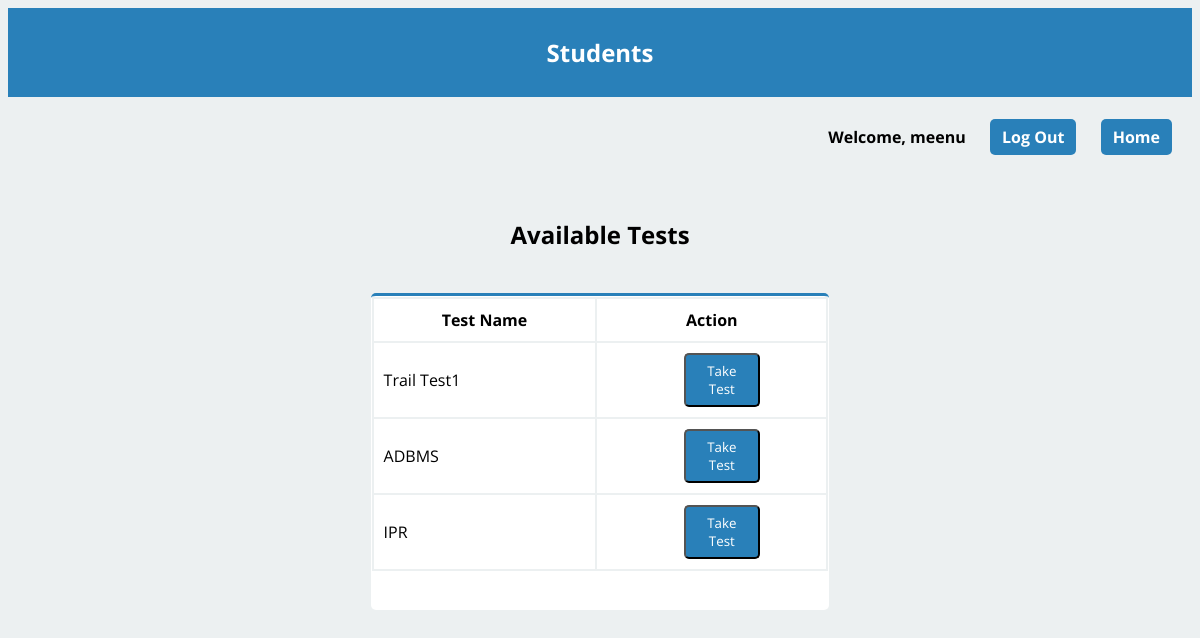
The page /available-tests.php (signed in) on the database its author committed.
### tables this page shows
CREATE TABLE `students` (
  `student_ID` char(9) NOT NULL,
  `password` varchar(200) DEFAULT NULL,
  `student_name` varchar(50) NOT NULL,
  `email` varchar(100) NOT NULL,
  `mobile` varchar(10) NOT NULL
);

CREATE TABLE `tests` (
  `test_ID` int(3) NOT NULL,
  `test_name` varchar(20) NOT NULL,
  `question1_ID` int(3) NOT NULL,
  `question2_ID` int(3) NOT NULL,
  `question3_ID` int(3) NOT NULL
);

### student-session.php (called while the page is built, shortened)
<?php
   include('config.php');
   $user_check = $_SESSION['login_user'];
   $ses_sql = mysqli_query($db,"select student_ID, student_name from students where student_name = '$user_check' ");
   $row = mysqli_fetch_array($ses_sql,MYSQLI_ASSOC);
   $login_session = $row['student_name'];
   $login_id = $row['student_ID'];
?>

### available-tests.php (the view, shortened to what this page needs)
<?php
    include('student-session.php');
?>
<html>
    <head>
        <link rel='stylesheet' type='text/css' href='style.css'>
    </head>
    <body>
        <header class='header'>
            <h2><a class='header-link' href='student-home.php'>Students</a></h2>
        </header>
        <div class='welcome'>
            <h4 class='align-right'>Welcome, <?php echo $login_session; ?> &emsp; <a href='logout.php'>Log Out</a> &emsp; <a href='student-home.php'>Home</a></h4>
        </div>
        <div class='main-content'>
            <?php
                $sql = "SELECT test_ID, test_name FROM tests WHERE test_ID not in (select test_ID from scores where student_ID = '$login_id')";
                $result = mysqli_query($db, $sql);
                if(mysqli_num_rows($result)==0){
                    echo '<h2 class="align-center" style="color: red;">No new tests available! Check again later.</h2>';
                }
                else{
                    echo '<h2 class="align-center">Available Tests</h2><br>
                        <div class="row"><div class="tests-table">
                        <form method="POST" action="take-test.php">
                        <table>
                            <tr>
                                <th style="width: 276.4px;">Test Name</th>
                                <th style="width: 276.4px;">Action</th>
                            </tr>';
                            while($row = mysqli_fetch_array($result, MYSQLI_ASSOC)){
                                echo "<tr>";
                                echo "<td>".$row['test_name']."</td>";
                                echo "<td><p class='align-center'><button style='width: 40%' type='submit' name='submit' value=".$row['test_ID'].">Take Test</button></p></td>";
                                echo "</tr>";
                            }
                }
                echo '</table><br>
                    </form></div></div>';
            ?>
        </div>
    </body>
</html>

### style.css (style rules this page uses)
body { font-family: 'Open Sans'; background-color: #ecf0f1; }
.header { padding-top: 1px; padding-bottom: 1px; background-color: #2980b9; color: #fff; font-family: 'Open Sans'; text-align: center; }
.main-content { margin: 20px; padding: 1px; align-items: center; }
.row { display: flex; }
h4, p { padding-left: 20px; }
.align-right { padding-right: 20px; text-align: right; }
.align-center { text-align: center; }
a:link, a:visited { background-color: #2980b9; color: white; padding: 7px 12px; text-decoration: none; display: inline-block; border-radius: 5px; }
button, input[type=submit] { font-family: 'Open Sans'; width: 15%; margin: auto; align: center; display: inline-block; text-align: center; background-color: #2980b9; color: white; padding: 7px 12px; text-decoration: none; border-radius: 5px; }
.welcome { padding-top: 1px; padding-bottom: 1px; }
table, th, td { border: 2px solid; border-color: #ecf0f1; border-collapse: collapse; border-radius: 5px; padding: 10px; }
.tests-table, .results-table { background-color: #fff; padding: 1px; border-radius: 5px; border-top-style: solid; border-top-width: 3px; border-top-color: #2980b9; width: 40%; margin-left: auto; margin-right: auto; }

### rows shown on the page
students: student_name "meenu"
tests: test_name "Trail Test1", $row['test_ID'] 57 (drawn)
tests: test_name "ADBMS", $row['test_ID'] 58 (drawn)
tests: test_name "IPR", $row['test_ID'] 59 (drawn)
